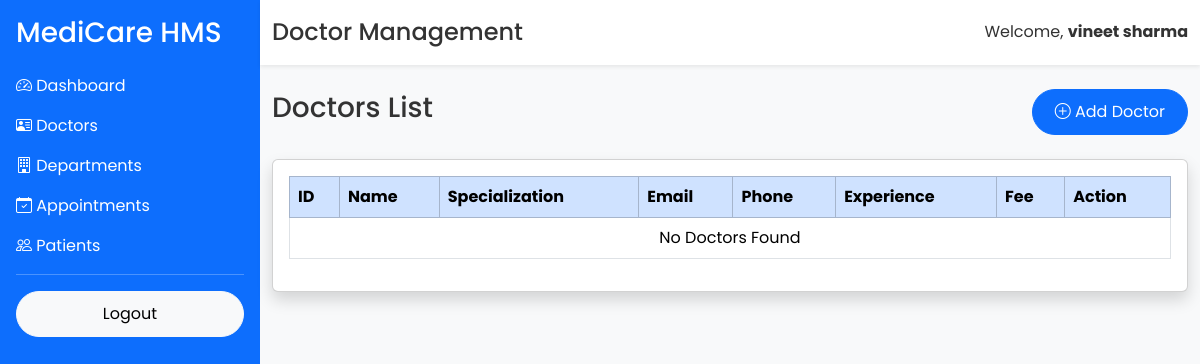
Before: /admin/doctors (signed in) with the older database file.
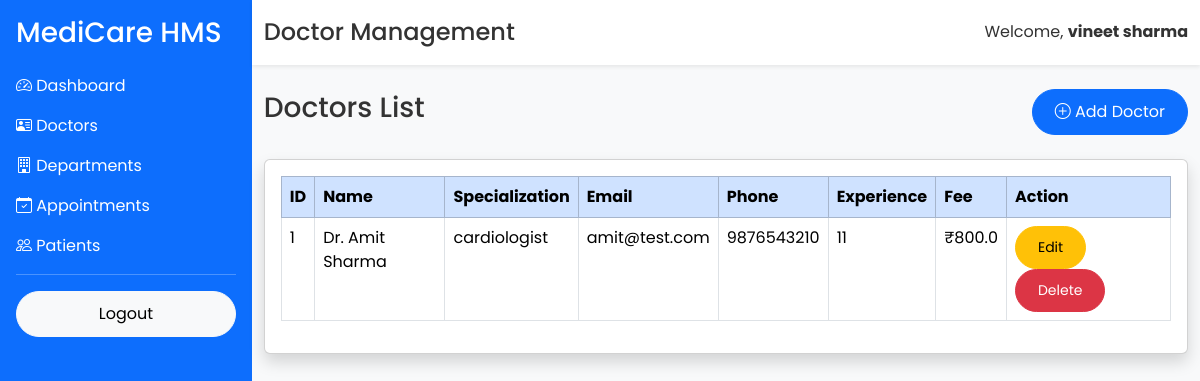
After: the same page with the newer database file.
### app/models/user.py (models this page shows, shortened)
class User(UserMixin, db.Model):
    __tablename__ = "users"
    id = db.Column(db.Integer, primary_key=True)
    full_name = db.Column(db.String(100), nullable=False)
    email = db.Column(db.String(120), unique=True, nullable=False)
    phone = db.Column(db.String(15), unique=True, nullable=True)
    password = db.Column(db.String(255), nullable=False)
    role = db.Column(db.String(20), default="patient")
    is_active = db.Column(db.Boolean, default=True)
    created_at = db.Column(db.DateTime, server_default=db.func.now())

### app/models/doctor.py (models this page shows, shortened)
class Doctor(db.Model):
    __tablename__ = "doctors"
    id = db.Column(db.Integer, primary_key=True)
    full_name = db.Column(db.String(100), nullable=False)
    specialization = db.Column(db.String(100), nullable=False)
    email = db.Column(db.String(120), unique=True)
    phone = db.Column(db.String(15))
    qualification = db.Column(db.String(100))
    experience = db.Column(db.Integer)
    consultation_fee = db.Column(db.Float)
    created_at = db.Column(
        db.DateTime,
        server_default=db.func.now()
    )

### app/routes/doctor.py (the view)
@doctor.route("/admin/doctors")
@login_required
def doctor_list():
    doctors = Doctor.query.all()
    return render_template(
        "doctor/dashboard.html",
        doctors=doctors
    )

### app/templates/doctor/dashboard.html (shortened to what this page needs)
{% extends "layout/dashboard_base.html" %}
{% block page_title %}
Doctor Management
{% endblock %}
{% block content %}
<div class="d-flex justify-content-between align-items-center mb-4">
    <h3>Doctors List</h3>
     <a href="{{ url_for('doctor.add_doctor') }}" class="btn btn-primary">
        <i class="bi bi-plus-circle"></i>
        Add Doctor
    </a>
</div>
<div class="card shadow">
    <div class="card-body">
        <table class="table table-bordered table-hover">
            <thead class="table-primary">
                <tr>
                    <th>ID</th>
                    <th>Name</th>
                    <th>Specialization</th>
                    <th>Email</th>
                    <th>Phone</th>
                    <th>Experience</th>
                    <th>Fee</th>
                    <th>Action</th>
                </tr>
            </thead>
            <tbody>
{% for doctor in doctors %}
<tr>
<td>{{ doctor.id }}</td>
<td>{{ doctor.full_name }}</td>
<td>{{ doctor.specialization }}</td>
<td>{{ doctor.email }}</td>
<td>{{ doctor.phone }}</td>
<td>{{ doctor.experience }}</td>
<td>₹{{ doctor.consultation_fee }}</td>
<td>
<a href="{{ url_for('doctor.edit_doctor', doctor_id=doctor.id) }}"
class="btn btn-warning btn-sm">
Edit
</a>
<a href="{{ url_for('doctor.delete_doctor', doctor_id=doctor.id) }}"
class="btn btn-danger btn-sm"
onclick="return confirm('Delete this doctor?')">
Delete
</a>
</td>
</tr>
{% else %}
<tr>
<td colspan="8" class="text-center">
No Doctors Found
</td>
</tr>
{% endfor %}
</tbody>
        </table>
    </div>
</div>
{% endblock %}

### app/templates/layout/dashboard_base.html (shortened to what this page needs)
<!DOCTYPE html>
<html lang="en">
<head>
<link href="https://cdn.jsdelivr.net/npm/bootstrap@5.3.3/dist/css/bootstrap.min.css" rel="stylesheet">
<link href="https://cdn.jsdelivr.net/npm/bootstrap-icons@1.11.3/font/bootstrap-icons.min.css" rel="stylesheet">
<link rel="stylesheet"
href="{{ url_for('static', filename='css/style.css') }}">
</head>
<body class="bg-light">
<div class="d-flex">
    <div class="bg-primary text-white p-3 vh-100" style="width:260px;">
        <h3 class="mb-4">
            MediCare HMS
        </h3>
        <a href="/admin/dashboard" class="d-block text-white text-decoration-none mb-3">
    <i class="bi bi-speedometer2"></i> Dashboard
</a>
<a href="/admin/doctors" class="d-block text-white text-decoration-none mb-3">
    <i class="bi bi-person-vcard"></i> Doctors
</a>
<a href="/admin/departments" class="d-block text-white text-decoration-none mb-3">
    <i class="bi bi-building"></i> Departments
</a>
<a href="/admin/appointments" class="d-block text-white text-decoration-none mb-3">
    <i class="bi bi-calendar-check"></i> Appointments
</a>
<a href="/admin/patients" class="d-block text-white text-decoration-none mb-3">
    <i class="bi bi-people"></i> Patients
</a>
        <hr>
        <a href="/logout" class="btn btn-light w-100">
            Logout
        </a>
    </div>
    <div class="flex-grow-1">
        <nav class="navbar navbar-light bg-white shadow-sm">
            <div class="container-fluid">
                <h4 class="mb-0">
                    {% block page_title %}{% endblock %}
                </h4>
                <span>
                    Welcome,
                    <strong>{{ current_user.full_name }}</strong>
                </span>
            </div>
        </nav>
        <div class="container-fluid mt-4">
            {% block content %}
            {% endblock %}
        </div>
    </div>
</div>
</body>
</html>

### app/static/css/style.css (style rules this page uses)
* { margin:0; padding:0; box-sizing:border-box; font-family:'Poppins',sans-serif; }
body { background:#f5f8fc; color:#333; }
.navbar { transition:.4s; padding:18px 0; }
.btn { border-radius:50px; padding:10px 22px; }

Changed rows visible on the page:
added Doctor: id "1", full_name "Dr. Amit Sharma", specialization "cardiologist", email "amit@test.com", phone "9876543210", experience "11", consultation_fee "800.0"
Other visible differences:
text no longer shown: "No Doctors Found"
